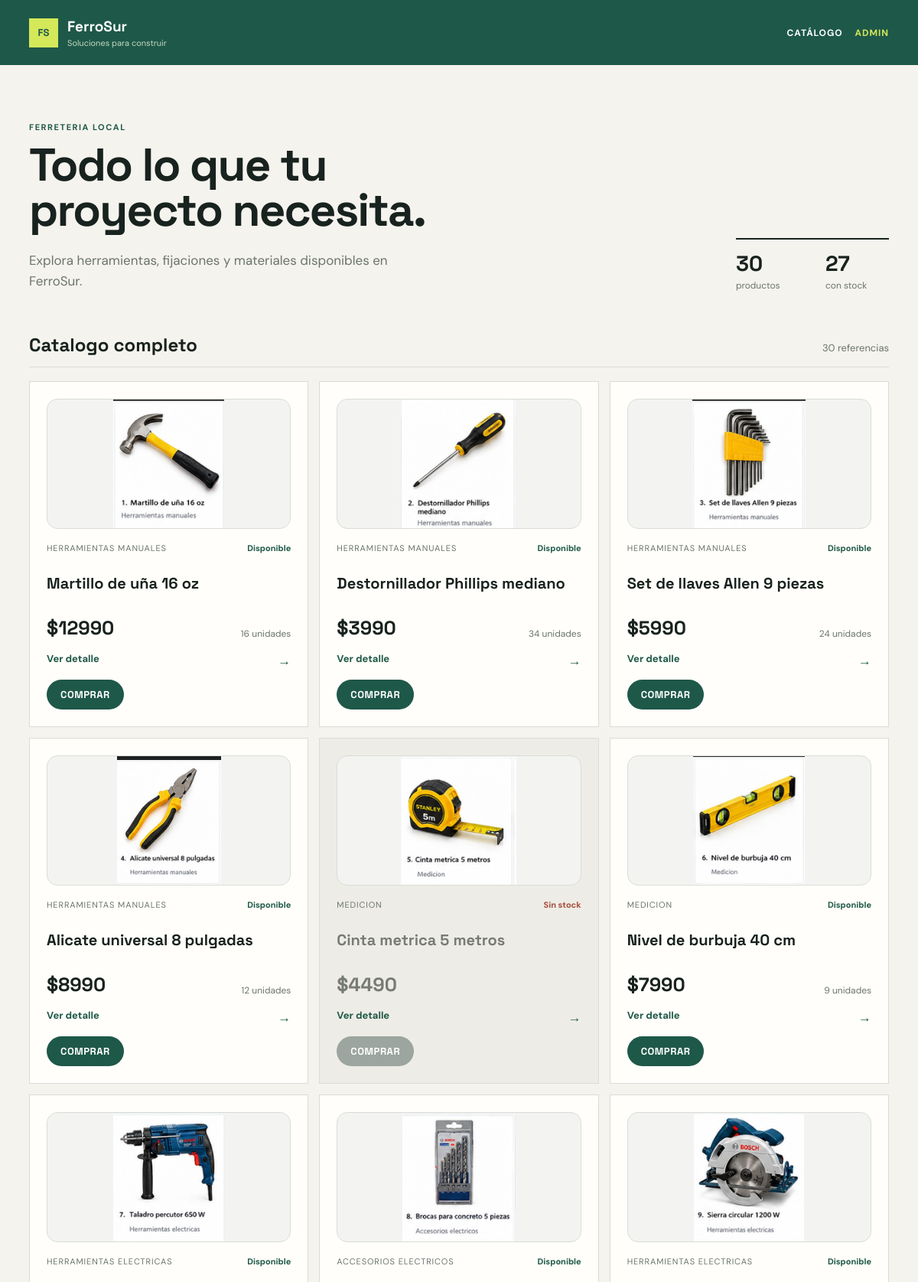
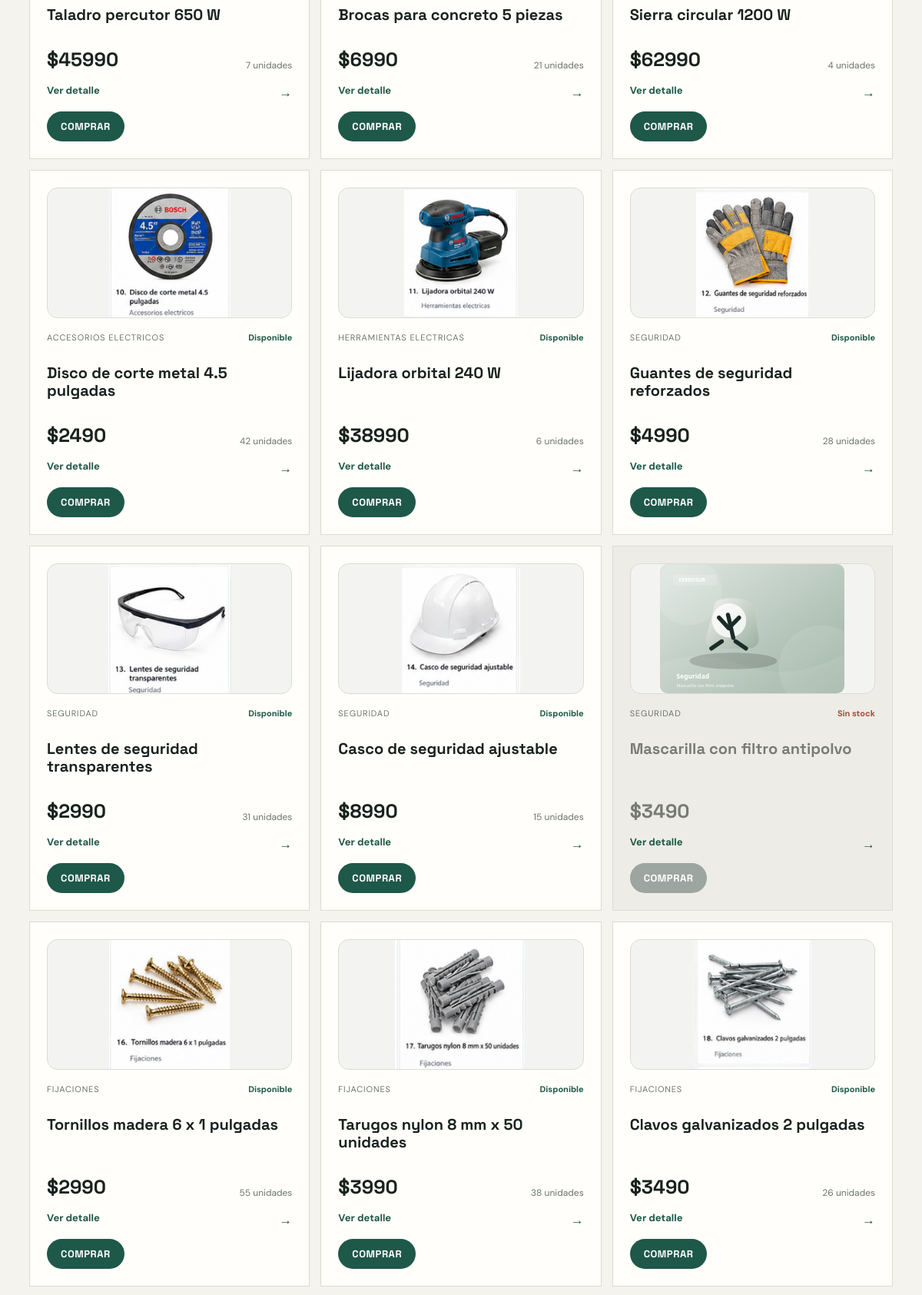
Screenshot of /catalogo/ (upper part) with the database file from the repository (2 pictures, top to bottom).
### catalogo/models.py (models this page shows, shortened)
class Producto(models.Model):
    nombre = models.CharField(max_length=200)
    categoria = models.CharField(max_length=100)
    precio = models.DecimalField(max_digits=10, decimal_places=2, default=0)
    stock = models.IntegerField(default=0)
    class Meta:
        verbose_name = 'Producto'
        verbose_name_plural = 'Productos'

### catalogo/views.py (the view)
# urls.py: path('catalogo/', views.lista_productos, name='lista'),
def lista_productos(request):
    productos = [preparar_producto(producto) for producto in Producto.objects.order_by('id')]
    contexto = {
        'productos': productos,
        'total_productos': len(productos),
        'productos_con_stock': sum(producto['stock'] > 0 for producto in productos),
    }
    return render(request, 'catalogo/lista.html', contexto)

### catalogo/views.py (called while the page is built)
def preparar_producto(producto):
    if isinstance(producto, Producto):
        producto_data = {
            'id': producto.pk,
            'nombre': producto.nombre,
            'categoria': producto.categoria,
            'precio': float(producto.precio),
            'stock': producto.stock,
        }
    else:
        producto_data = dict(producto)
    imagen = IMAGENES_PRODUCTOS.get(producto_data.get('id'))
    if imagen:
        ruta_imagen = f'/static/catalogo/productos(imageness)/{quote(imagen)}'
        producto_con_imagen = {**producto_data, 'imagen': ruta_imagen, 'sprite': ruta_imagen}
    else:
        producto_con_imagen = {**producto_data, 'imagen': generar_imagen_producto(producto_data), 'sprite': generar_imagen_producto(producto_data)}
    producto_con_imagen['bg_x'] = 50
    producto_con_imagen['bg_y'] = 50
    return producto_con_imagen

### catalogo/templates/catalogo/lista.html (shortened to what this page needs)
{% extends 'catalogo/base.html' %}
{% block content %}
<section class="intro">
    <div>
        <p class="eyebrow">FERRETERIA LOCAL</p>
        <h1>Todo lo que tu proyecto necesita.</h1>
        <p class="lead">Explora herramientas, fijaciones y materiales disponibles en FerroSur.</p>
    </div>
    <div class="summary" aria-label="Resumen del catalogo">
        <div><strong>{{ total_productos }}</strong><span>productos</span></div>
        <div><strong>{{ productos_con_stock }}</strong><span>con stock</span></div>
    </div>
</section>
<section class="catalog-section">
    <div class="section-heading">
        <h2>Catalogo completo</h2>
        <span>{{ total_productos }} referencias</span>
    </div>
    <div class="product-grid">
        {% for producto in productos %}
        <article class="product-card {% if producto.stock == 0 %}is-unavailable{% endif %}">
            <div class="product-image" style="background-image: url('{{ producto.sprite }}'); background-position: {{ producto.bg_x }}% {{ producto.bg_y }}%;"></div>
            <div class="product-topline">
                <span class="category">{{ producto.categoria }}</span>
                {% if producto.stock > 0 %}
                    <span class="availability available">Disponible</span>
                {% else %}
                    <span class="availability unavailable">Sin stock</span>
                {% endif %}
            </div>
            <h3>{{ producto.nombre }}</h3>
            <div class="product-footer">
                <strong class="price">${{ producto.precio|floatformat:0 }}</strong>
                {% if producto.stock > 0 %}<span class="stock">{{ producto.stock }} unidades</span>{% endif %}
            </div>
            <div class="card-actions">
                <a class="detail-link" href="{% url 'catalogo:detalle' producto.id %}">Ver detalle <span aria-hidden="true">&rarr;</span></a>
                <form method="post" action="{% url 'catalogo:compra' producto.id %}">
                    <button type="submit" class="primary-button" {% if producto.stock == 0 %}disabled{% endif %}>Comprar</button>
                </form>
            </div>
        </article>
        {% empty %}
        <p>No hay productos disponibles.</p>
        {% endfor %}
    </div>
</section>
{% endblock %}

### catalogo/templates/catalogo/base.html (shortened to what this page needs)
{% load static %}
<!doctype html>
<html lang="es">
<head>
    <link rel="stylesheet" href="{% static 'catalogo/styles.css' %}">
</head>
<body>
    <header class="site-header">
        <div class="header-inner">
            <a class="brand" href="{% url 'catalogo:landing' %}">
                <span class="brand-mark">FS</span>
                <span><strong>FerroSur</strong><small>Soluciones para construir</small></span>
            </a>
            <div class="header-actions">
                <a class="header-catalog-link" href="{% url 'catalogo:lista' %}">Catálogo</a>
                <a class="header-admin-link" href="/admin/" target="_blank">Admin</a>
            </div>
        </div>
    </header>
    <main class="page-shell">
        {% block content %}{% endblock %}
    </main>
</body>
</html>

### catalogo/static/catalogo/styles.css (style rules this page uses)
:root { --ink: #18221f; --muted: #6b746f; --paper: #f5f3ed; --card: #fffefa; --line: #d9ddd5; --green: #1e5848; --lime: #d4e85a; --red: #a64c3d; }
* { box-sizing: border-box; }
body { margin: 0; color: var(--ink); background: var(--paper); font-family: 'DM Sans', sans-serif; }
.site-header { background: var(--green); color: white; }
.header-inner { max-width: 1180px; margin: auto; padding: 22px 28px; display: flex; align-items: center; justify-content: space-between; }
.brand { color: white; text-decoration: none; display: flex; align-items: center; gap: 12px; }
.brand-mark { width: 38px; height: 38px; display: grid; place-items: center; background: var(--lime); color: var(--green); font: 700 13px 'Space Grotesk', sans-serif; }
.brand strong, .brand small { display: block; }
.brand strong { font: 700 19px 'Space Grotesk', sans-serif; }
.brand small { color: #c7d8c4; font-size: 11px; margin-top: 2px; }
.page-shell { max-width: 1180px; margin: auto; padding: 74px 28px 90px; }
.intro { display: flex; justify-content: space-between; align-items: end; gap: 40px; padding-bottom: 54px; }
.eyebrow { margin: 0 0 14px; color: var(--green); font-size: 11px; font-weight: 700; letter-spacing: .14em; }
h1, h2, h3 { font-family: 'Space Grotesk', sans-serif; }
h1 { max-width: 650px; margin: 0; font-size: clamp(38px, 5vw, 68px); line-height: .98; letter-spacing: -.03em; }
.lead { max-width: 510px; color: var(--muted); font-size: 17px; line-height: 1.6; margin: 22px 0 0; }
.summary { display: flex; flex-shrink: 0; border-top: 2px solid var(--ink); padding-top: 13px; gap: 34px; }
.summary div { min-width: 83px; }
.summary strong, .summary span { display: block; }
.summary strong { font: 700 28px 'Space Grotesk', sans-serif; }
.summary span { color: var(--muted); font-size: 12px; margin-top: 3px; }
.section-heading { display: flex; align-items: baseline; justify-content: space-between; border-bottom: 1px solid var(--line); padding-bottom: 13px; }
.section-heading h2 { margin: 0; font-size: 24px; }
.section-heading span { color: var(--muted); font-size: 13px; }
.product-grid { display: grid; grid-template-columns: repeat(3, 1fr); gap: 14px; padding-top: 18px; }
.product-card { background: var(--card); border: 1px solid var(--line); padding: 22px; min-height: 224px; display: flex; flex-direction: column; transition: transform .2s ease, box-shadow .2s ease; }
.product-card.is-unavailable { background: #eeece6; color: #777b75; }
.product-topline, .product-footer { display: flex; justify-content: space-between; align-items: center; gap: 10px; }
.category { color: var(--muted); font-size: 11px; text-transform: uppercase; letter-spacing: .08em; }
.availability { font-size: 11px; font-weight: 700; }
.available { color: var(--green); }
.unavailable { color: var(--red); }
.product-card h3 { font-size: 20px; line-height: 1.15; margin: 28px 0 30px; }
.product-footer { margin-top: auto; align-items: end; }
.price { font: 700 25px 'Space Grotesk', sans-serif; }
.stock { color: var(--muted); font-size: 12px; }
.detail-link, .back-link { color: var(--green); font-size: 13px; font-weight: 700; text-decoration: none; }
.detail-link { border-top: 1px solid var(--line); margin-top: 17px; padding-top: 13px; }
.detail-link span { float: right; font-size: 17px; }
.card-actions { display: flex; flex-direction: column; gap: 14px; margin-top: 16px; }
.card-actions .detail-link { margin-top: 0; padding-top: 0; border-top: none; }
.primary-button { border: none; border-radius: 999px; background: var(--green); color: white; padding: 11px 18px; font: 700 13px 'Space Grotesk', sans-serif; letter-spacing: .04em; text-transform: uppercase; cursor: pointer; transition: background .2s ease, transform .2s ease; }
.primary-button:disabled { background: #9ca59f; cursor: not-allowed; }
.product-image { width: 100%; height: 170px; background-repeat: no-repeat; background-size: contain; background-position: center; border-radius: 14px; margin-bottom: 18px; border: 1px solid var(--line); background-color: #f3f4f2; }
.header-actions { display: flex; align-items: center; gap: 16px; }
.header-admin-link { color: var(--lime); text-decoration: none; font-size: 12px; font-weight: 700; letter-spacing: .08em; text-transform: uppercase; }
.header-catalog-link { color: white; text-decoration: none; font-size: 12px; font-weight: 700; letter-spacing: .08em; text-transform: uppercase; }

### rows the page displays
Producto: categoria "HERRAMIENTAS MANUALES", nombre "Martillo de uña 16 oz"
Producto: categoria "HERRAMIENTAS MANUALES", nombre "Destornillador Phillips mediano"
Producto: categoria "HERRAMIENTAS MANUALES", nombre "Set de llaves Allen 9 piezas"
Producto: categoria "HERRAMIENTAS MANUALES", nombre "Alicate universal 8 pulgadas"
Producto: categoria "MEDICION", nombre "Cinta metrica 5 metros"
Producto: categoria "MEDICION", nombre "Nivel de burbuja 40 cm"
Producto: categoria "HERRAMIENTAS ELECTRICAS", nombre "Taladro percutor 650 W"
Producto: categoria "ACCESORIOS ELECTRICOS", nombre "Brocas para concreto 5 piezas"
Producto: categoria "HERRAMIENTAS ELECTRICAS", nombre "Sierra circular 1200 W"
Producto: categoria "ACCESORIOS ELECTRICOS", nombre "Disco de corte metal 4.5 pulgadas"
Producto: categoria "HERRAMIENTAS ELECTRICAS", nombre "Lijadora orbital 240 W"
Producto: categoria "SEGURIDAD", nombre "Guantes de seguridad reforzados"
Producto: categoria "SEGURIDAD", nombre "Lentes de seguridad transparentes"
Producto: categoria "SEGURIDAD", nombre "Casco de seguridad ajustable"
Producto: categoria "SEGURIDAD", nombre "Mascarilla con filtro antipolvo"
Producto: categoria "FIJACIONES", nombre "Tornillos madera 6 x 1 pulgadas"
Producto: categoria "FIJACIONES", nombre "Tarugos nylon 8 mm x 50 unidades"
Producto: categoria "FIJACIONES", nombre "Clavos galvanizados 2 pulgadas"

### other values shown
{{ total_productos }} "30"
{{ productos_con_stock }} "27"
{{ producto.precio|floatformat:0 }} "12990" "3990" "5990" "8990" "4490" "7990" "45990" "6990" "62990" "2490" "38990" "4990" "2990" "8990" "3490" "2990" "3990" "3490"
{{ producto.stock }} "16" "34" "24" "12" "9" "7" "21" "4" "42" "6" "28" "31" "15" "55" "38" "26"
